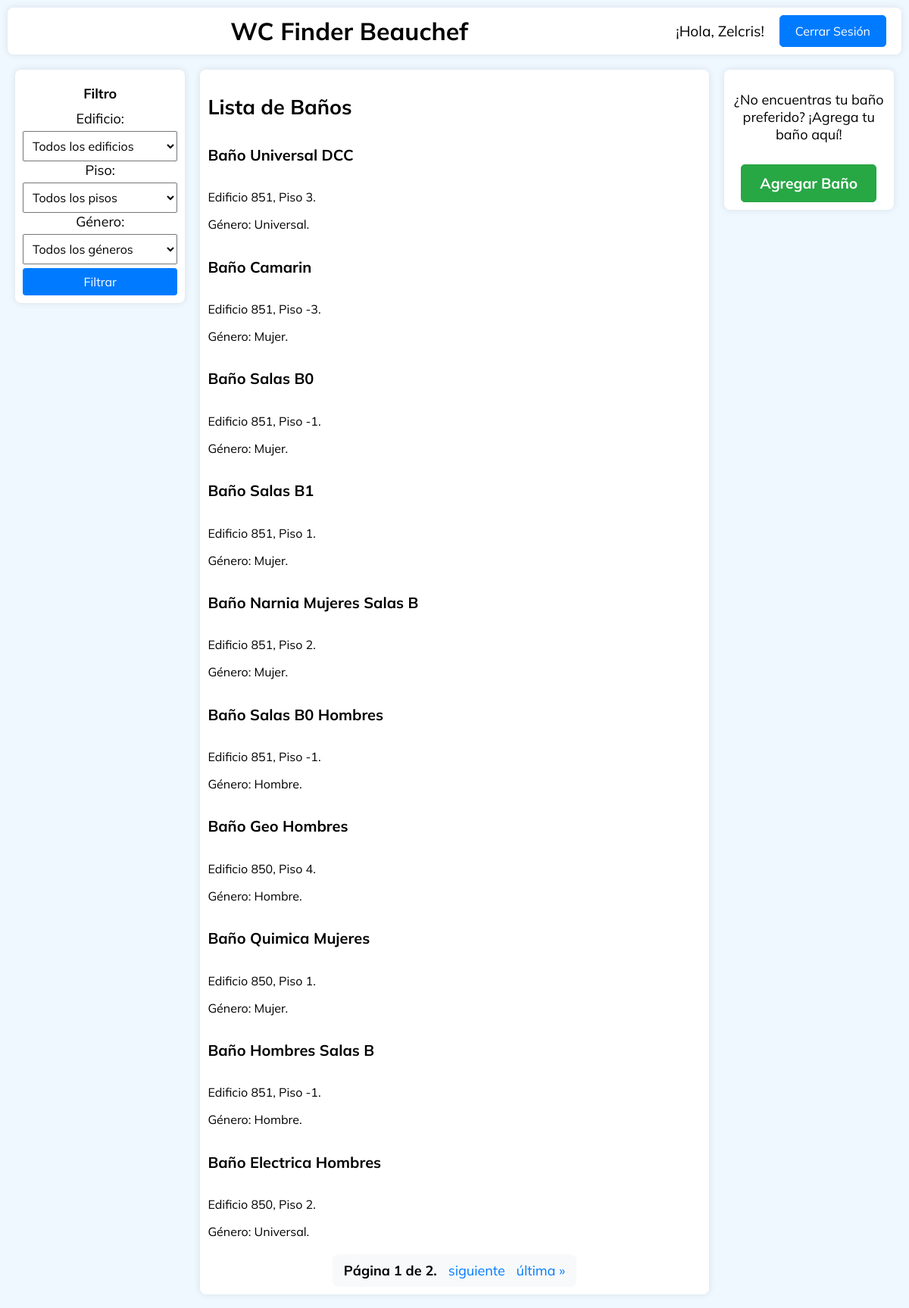
Page / (signed in) on the committed database.
### todoapp/models.py (models this page shows, shortened)
class User(AbstractUser):
  pronombres = [('La','La'),('El','El'), ('Le','Le'),('Otro','Otro')]
  pronombre = models.CharField(max_length=5,choices=pronombres)
  apodo = models.CharField(max_length=30)

class Bathroom(models.Model):
    GENDER_CHOICES = [
        ('mujer', 'Mujer'),
        ('hombre', 'Hombre'),
        ('universal', 'Universal'),
    ]
    BUILDS_CHOICES = [
        ('850', '850'),
        ('851', '851'),
    ]
    FLOOR_CHOICES = [
        ('-3', '-3'),
        ('-2', '-2'),
        ('-1', '-1'),
        ('1', '1'),
        ('2', '2'),
        ('3', '3'),
        ('4', '4'),
        ('5', '5'),
        ('6', '6'),
        ('7', '7'),
    ]
    name = models.CharField(max_length=100)
    building = models.CharField(max_length=3, choices=BUILDS_CHOICES)
    floor = models.CharField(max_length=2,choices=FLOOR_CHOICES)
    gender = models.CharField(max_length=10, choices=GENDER_CHOICES)
    description = models.CharField(max_length=300)
    image = models.ImageField(upload_to='bathroom_images/', blank=True, null=True)
    publicar = models.BooleanField(default=False)
    latitude = models.FloatField(null=True, blank=True)
    longitude = models.FloatField(null=True, blank=True)

### todoapp/views.py (the view)
# urls.py: 2. Add a URL to urlpatterns:  path('', views.home, name='home')
def home(request):
    bathrooms = Bathroom.objects.filter(publicar=True)
    buildings = Bathroom.objects.values_list('building', flat=True).distinct()
    floors = Bathroom.objects.values_list('floor', flat=True).distinct().order_by('floor')
    genders = [choice[0] for choice in Bathroom.GENDER_CHOICES]
    building_filter = request.GET.get('building')
    floor_filter = request.GET.get('floor')
    bathroom_filter = request.GET.get('bathroom')
    gender_filter = request.GET.get('gender')
    if building_filter:
        bathrooms = bathrooms.filter(building=building_filter)
    if floor_filter:
        bathrooms = bathrooms.filter(floor=floor_filter)
    if bathroom_filter:
        bathrooms = bathrooms.filter(name=bathroom_filter)
    if gender_filter:
        bathrooms = bathrooms.filter(gender=gender_filter)
    available_bathrooms = bathrooms.values_list('name', flat=True)
    paginator = Paginator(bathrooms, 10)  # 10 baños por página
    page = request.GET.get('page')
    try:
        bathrooms = paginator.page(page)
    except PageNotAnInteger:
        bathrooms = paginator.page(1)
    except EmptyPage:
        bathrooms = paginator.page(paginator.num_pages)
    context = {
        'bathrooms': bathrooms,
        'buildings': buildings,
        'floors': floors,
        'available_bathrooms': available_bathrooms,
        'genders': genders,
        'selected_building': building_filter,
        'selected_floor': floor_filter,
        'selected_bathroom': bathroom_filter,
        'selected_gender': gender_filter,
    }
    if request.is_ajax():
        return render(request, 'todoapp/home.html', context)
    return render(request, 'todoapp/home.html', context)

### todoapp/templates/todoapp/home.html (shortened to what this page needs)
{% extends 'todoapp/navbar.html' %}
{% block extra_css %}
{% load static %}
<link rel="stylesheet" type="text/css" href="{% static 'css/home.css' %}">
{% endblock %}
{% block content %}
    <div class="window-container filter-container">
        <aside class="filter">
            <h4>Filtro</h4>
            <form method="get" id="filterForm">
                <label for="building">Edificio:</label>
                <select name="building" id="building">
                    <option value="">Todos los edificios</option>
                </select>
                <label for="floor">Piso:</label>
                <select name="floor" id="floor">
                    <option value="">Todos los pisos</option>
                </select>
                <label for="gender">Género:</label>
                <select name="gender" id="gender">
                    <option value="">Todos los géneros</option>
                </select>
                <button type="submit">Filtrar</button>
            </form>
        </aside>
    </div>
    <div class="window-container bathroom-list-container">
        <section class="bathroom-list">
            <h2>Lista de Baños</h2>
            <div id="bathroom-list">
                {% for bathroom in bathrooms %}
                <a href="/bathroom/{{ bathroom.id}}" class="card-link">
                    <div class="card-body">
                        <h5 class="card-title">{{ bathroom.name }}</h5>
                        <p class="card-text">Edificio {{ bathroom.building }}, Piso {{ bathroom.floor }}.</p>
                        <p class="card-text">Género: {{ bathroom.get_gender_display }}.</p>
                    </div>
                </a>
                {% endfor %}
                <div class="pagination">
                    <span class="step-links">
                        <span class="current">
                            Página {{ bathrooms.number }} de {{ bathrooms.paginator.num_pages }}.
                        </span>
                        {% if bathrooms.has_next %}
                            <a href="?page={{ bathrooms.next_page_number }}" class="pagination-link" data-page="{{ bathrooms.next_page_number }}">siguiente</a>
                            <a href="?page={{ bathrooms.paginator.num_pages }}" class="pagination-link" data-page="{{ bathrooms.paginator.num_pages }}">última &raquo;</a>
                        {% endif %}
                    </span>
                </div>
            </div>
        </section>
    </div>
    <div class="window-container add-button-container">
        <aside class="add-button">
            {% if request.user.is_authenticated %}
                <p class="add-button-text">¿No encuentras tu baño preferido? ¡Agrega tu baño aquí!</p>
                <a class="btn btn-primary btn-block" href="/add_bathroom">Agregar Baño</a>
            {% else %}
                <p>Por favor, inicia sesión o regístrate para agregar baños.</p>
                <a class="btn btn-primary btn-block login-btn" href="/login">Iniciar sesión</a>
                <a class="btn btn-primary btn-block register-btn" href="/register">Registrarme</a>
            {% endif %}
        </aside>
    </div>
{% endblock %}

### todoapp/templates/todoapp/navbar.html (shortened to what this page needs)
{% load static %}
<!DOCTYPE html>
<html lang="es">
<head>
    {% block extra_css %}{% endblock %}
</head>
<body>
    <header class="window-container navbar">
        <div class="navbar-brand">
            <a href="{% url 'home' %}" class="card-link">
                <span class="app-title">WC Finder Beauchef</span>
            </a>
        </div>
        <div class="user-info">
            {% if user.is_authenticated %}
                <span class="username">¡Hola, {{ user.username }}!</span>
                <a href="{% url 'logout' %}" class="logout-btn">Cerrar Sesión</a>
            {% else %}
                <a href="{% url 'login' %}" class="logout-btn login-btn">Iniciar Sesión</a>
                <a href="{% url 'register_user' %}" class="logout-btn register-btn">Registrarse</a>
            {% endif %}
        </div>
    </header>
    <main class="container">
      {% block content %}
      {% endblock %}
    </main>
</body>
</html>

### todoapp/static/css/home.css (style rules this page uses)
:root { --font-main: 'Mulish', sans-serif; --color-primary: #007bff; --color-primary-dark: #0056b3; --color-success: #28a745; --color-success-dark: #218838; --color-border: #ccc; --color-bg: #ffffff; --color-shadow: rgba(0, 0, 0, 0.1); --color-bg-light-gray: #f8f9fa; --color-aliceblue: #f0f8ff; }
body { font-family: var(--font-main); background-color: var(--color-aliceblue); margin: 0; padding: 0; font-size: 18px; }
.window-container { background-color: white; color: black; padding: 10px 20px; border-radius: 8px; box-shadow: 0px 0px 10px var(--color-shadow); margin: 10px; }
.navbar { background-color: white; color: black; padding: 10px 20px; display: flex; justify-content: space-between; align-items: center; border-radius: 8px; box-shadow: 0px 0px 10px var(--color-shadow); margin: 10px; }
.navbar-brand { font-size: 2rem; font-weight: bold; margin: 0; text-align: center; flex: 1; }
.user-info { display: flex; gap: 10px; align-items: center; }
.username { margin-right: 10px; font-size: 1.2rem; }
.logout-btn { color: white; text-decoration: none; padding: 10px 20px; font-size: 1rem; background-color: var(--color-primary); border: 1px solid var(--color-primary); border-radius: 5px; transition: background-color 0.3s ease, border-color 0.3s ease; }
.container { display: flex; justify-content: space-between; margin: 10px; align-items: flex-start; }
.filter-container { flex: 1 1 20%; padding: 10px; box-sizing: border-box; display: flex; flex-direction: column; align-items: center; text-align: center; }
.filter { display: flex; flex-direction: column; align-items: center; }
.filter h4 { margin: 0; padding: 10px; }
.filter select, .filter button { width: 100%; padding: 8px; margin-top: 5px; font-size: 16px; font-family: inherit; }
.filter button { background-color: #007bff; color: white; border: none; border-radius: 4px; cursor: pointer; }
.bathroom-list-container { flex: 1 1 60%; padding: 10px; box-sizing: border-box; }
.card-title { font-size: 20px; }
.card-text { font-size: 16px; }
.card-link { text-decoration: none; color: inherit; display: block; }
.add-button-container { flex: 1 1 20%; padding: 10px; box-sizing: border-box; }
.add-button { display: flex; flex-direction: column; align-items: center; text-align: center; text-decoration: none; }
.add-button .btn { background-color: var(--color-success); border: 1px solid var(--color-success); color: white; padding: 12px 24px; font-size: 1.2rem; border-radius: 5px; text-align: center; display: block; margin-top: 10px; font-weight: bold; transition: background-color 0.3s ease, border-color 0.3s ease; text-decoration: none; }
.pagination { text-align: center; margin-top: 20px; }
.pagination .step-links { display: inline-block; padding: 10px; border-radius: 8px; background-color: var(--color-bg-light-gray); }
.pagination a { color: var(--color-primary); text-decoration: none; margin: 0 5px; }
.pagination .current { font-weight: bold; margin: 0 5px; }
.navbar-brand .app-title { color: black; text-decoration: none; font-size: 2rem; font-weight: bold; }

### rows in the picture
User: username "Zelcris"
Bathroom: name "Baño Universal DCC", building "851", floor "3", gender "Universal"
Bathroom: name "Baño Camarin", building "851", floor "-3", gender "Mujer"
Bathroom: name "Baño Salas B0", building "851", floor "-1", gender "Mujer"
Bathroom: name "Baño Salas B1", building "851", floor "1", gender "Mujer"
Bathroom: name "Baño Narnia Mujeres Salas B", building "851", floor "2", gender "Mujer"
Bathroom: name "Baño Salas B0 Hombres", building "851", floor "-1", gender "Hombre"
Bathroom: name "Baño Geo Hombres", building "850", floor "4", gender "Hombre"
Bathroom: name "Baño Quimica Mujeres", building "850", floor "1", gender "Mujer"
Bathroom: name "Baño Hombres Salas B", building "851", floor "-1", gender "Hombre"
Bathroom: name "Baño Electrica Hombres", building "850", floor "2", gender "Universal"

### other values in the picture
{{ bathrooms.number }} "1"
{{ bathrooms.paginator.num_pages }} "2"
